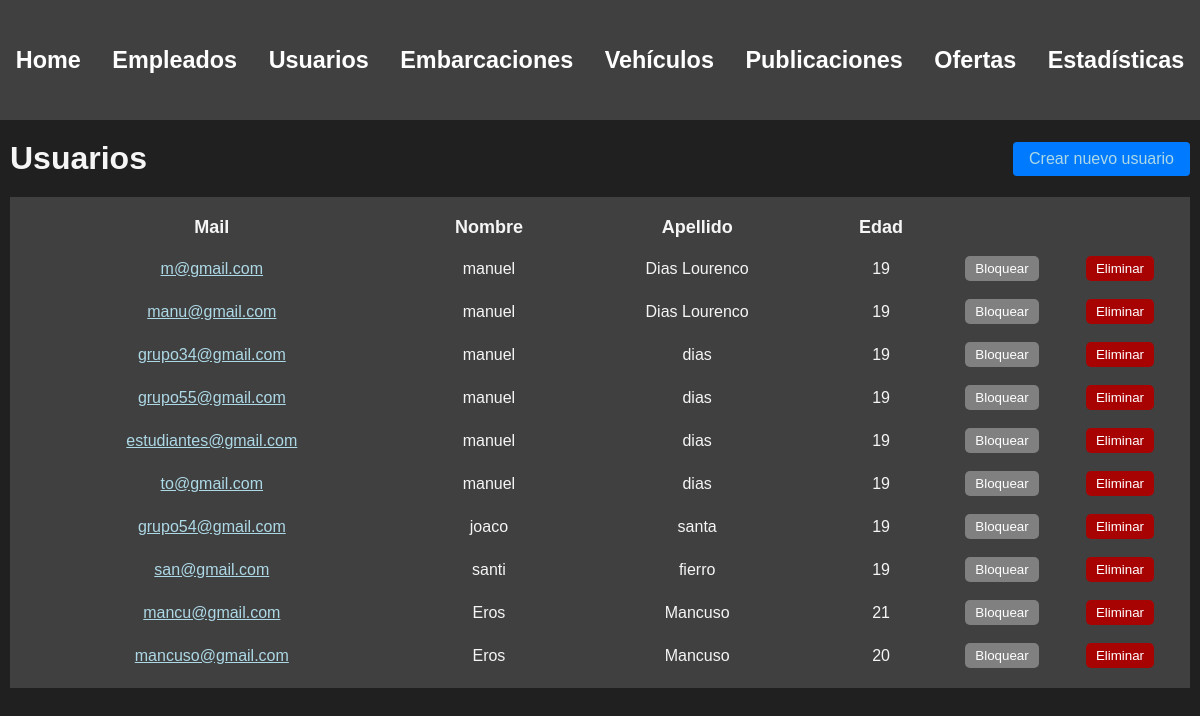
/administracion/usuarios/ (signed in), run on an earlier commit of the app's database.
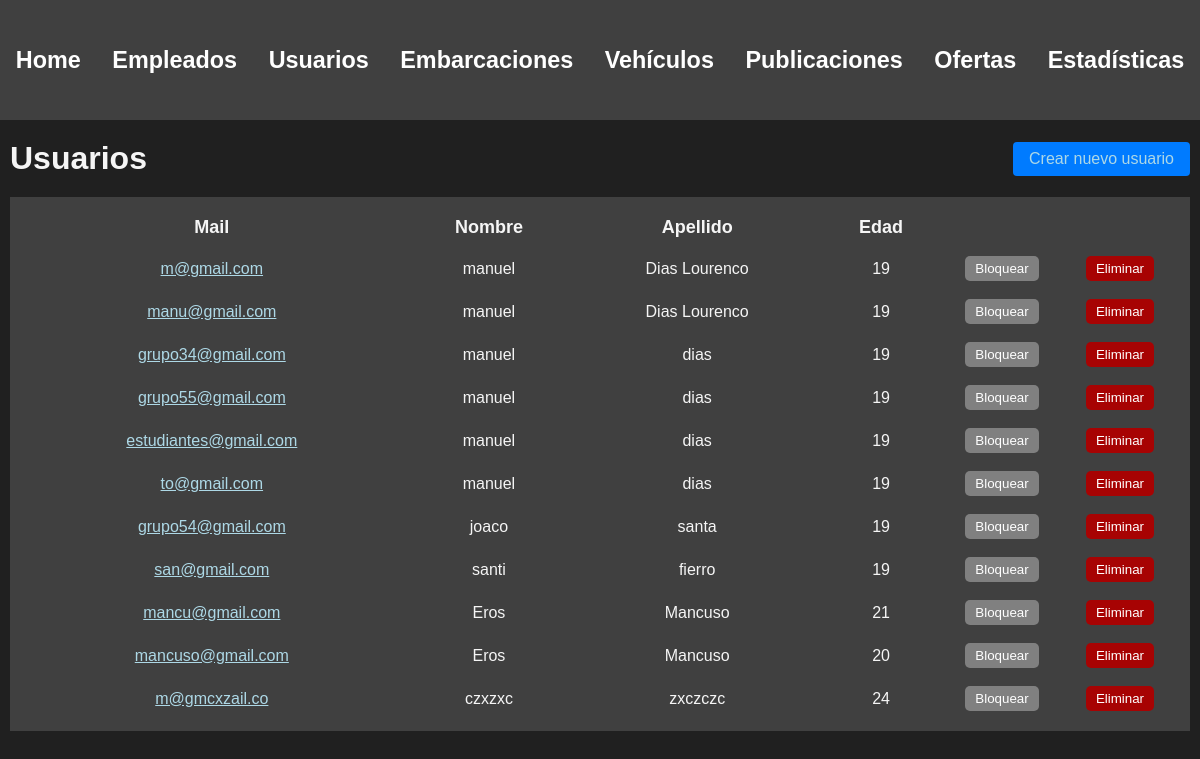
And on a later commit of the database.
### usuarios/models.py (models this page shows, shortened)
class Usuario(AbstractBaseUser, PermissionsMixin):
    nombre = models.CharField(max_length=50)
    apellido = models.CharField(max_length=50)
    fecha_nacimiento = models.DateField()
    telefono = models.CharField(max_length=13)
    mail = models.EmailField(max_length=50, unique=True)
    password = models.CharField(max_length=128)
    is_staff= models.BooleanField(default=False)
    is_blocked= models.BooleanField(default=False)
    USERNAME_FIELD = 'mail'
    REQUIRED_FIELDS = ['nombre', 'apellido', 'fecha_nacimiento', 'telefono']

### administrador/views.py (the view)
# urls.py: path('', include('usuarios.urls')),
@login_required(login_url=reverse_lazy('home'))
def usuarios(request):
    chequear_admin(request.user)
    usuarios = Usuario.objects.filter(is_staff=False)
    for usuario in usuarios:
        usuario.edad = calcular_edad(usuario.fecha_nacimiento)
    return render(request, 'users.html', {
        'usuarios' : usuarios
    })

### administrador/backend.py (called while the page is built)
def calcular_edad(fecha_nacimiento):
    fecha_actual = datetime.now()
    edad = fecha_actual.year - fecha_nacimiento.year - ((fecha_actual.month, fecha_actual.day) < (fecha_nacimiento.month, fecha_nacimiento.day))
    return edad

def chequear_admin(user):
    if not user.is_superuser:
        return redirect('home')

### autenticacion/backend.py (called while the page is built)
    def get_user(self, user_id):
        UserModel = get_user_model()
        try:
            return UserModel.objects.get(pk=user_id)
        except UserModel.DoesNotExist:
            return None

### administrador/templates/users.html (shortened to what this page needs)
{% extends 'layouts/navbar.html' %}
{% block content %}
<div class="header">
    <h1>Usuarios</h1>
    <a href="{% url 'crear usuario' %}" class="btn btn-primary">Crear nuevo usuario</a>
</div>
<table>
    <thead>
        <tr>
            <th>Mail</th>
            <th>Nombre</th>
            <th>Apellido</th>
            <th>Edad</th>
            <th></th>
            <th></th>
        </tr>
    </thead>
    <tbody>
        {% for usuario in usuarios %}
            <tr>
                <td>
                    <a href="{% url 'ver perfil' usuario.id %}"> {{usuario.mail}} </a>
                </td>
                <td>{{usuario.nombre}}</td>
                <td>{{usuario.apellido}}</td>
                <td>{{usuario.edad}}</td>
                <td>
                    {% if usuario.is_blocked %}
                        <form action="{% url 'desbloquear usuario' %}" method="post">
                            {% csrf_token %}
                            <input type="hidden" name="usuario_id" value="{{ usuario.id }}">
                            <button type="submit" class="btn-block">Desbloquear</button>
                        </form>
                    {% else %}
                        <form action="{% url 'bloquear usuario' %}" method="post">
                            <button type="submit" class="btn-block">Bloquear</button>
                        </form>
                    {% endif %}
                </td>
                <td>
                    <button class="btn-delete">Eliminar</button>
                </td>
            </tr>
        {% endfor %}
    </tbody>
</table>
{% endblock %}

What changed in the data, as far as the page shows it:
added Usuario: mail "m@gmcxzail.co", nombre "czxzxc", apellido "zxczczc", edad "24"
